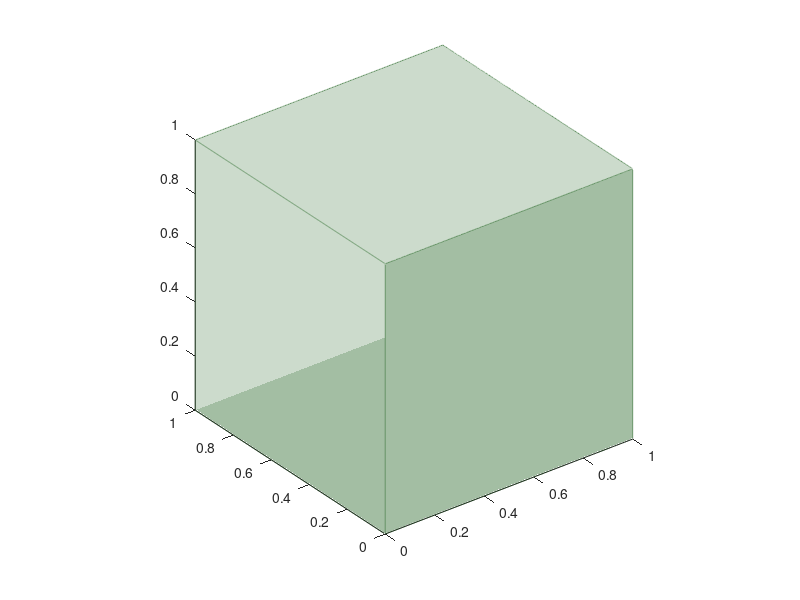

Write MATLAB code to recreate this figure. (Note: this script raises an error after producing the figure.)
%%%%%%%%%%%%%%%%%%%%%%%%%%%%%%%%%%%%%%%%%%%%%%%%%%%%
% Intro to Robotics, ME170A/ECE181A, Spring 2010
% Joey Durham
% May 21, 2010
%%%%%%%%%%%%%%%%%%%%%%%%%%%%%%%%%%%%%%%%%%%%%%%%%%%%

close all;

%define the 8 vertices of a cube
v = [0 0 0; 1 0 0; 1 1 0; 0 1 0; 0 0 1; 1 0 1; 1 1 1; 0 1 1]; 
%define the 6 faces in terms of the 8 vertices
f = [1 2 3 4; 5 6 7 8; 2 3 7 6; 1 4 8 5; 3 4 8 7; 1 2 6 5];
%set the color to 0 red, 0.3 green, and 0 blue for the 8 vertices

fvc = [0 .3 0; 0 .3 0; 0 .3 0; 0 .3 0; 0 .3 0; 0 .3 0; 0 .3 0; 0 .3 0;];

%set up the standard 3D view
view(3); axis square

%image the green translucent cube
patch('Vertices',v,'Faces',f,'FaceVertexCData',fvc,...
         'FaceColor','interp','EdgeColor','flat',...
          'FaceAlpha', 0.2)
      
%change the color to blue
fvc = [0 0 .6; 0 0 .6;0 0 .6;0 0 .6;0 0 .6;0 0 .6;0 0 .6;0 0 .6];

% scale and offset the cube to make a mini-cube inside
v = 0.5*v+[.25 .25 .25;.25 .25 .25;.25 .25 .25;...
        .25 .25 .25;.25 .25 .25;.25 .25 .25;.25 .25 .25;.25 .25 .25];

%image the blue translucent cube
patch('Vertices',v,'Faces',f,'FaceVertexCData',fvc,...
      'FaceColor','interp','EdgeColor','flat',...
      'FaceAlpha', 0.2)

tolerance = 0.001;

v = [1; 0; 0];
theta = pi;

Rtest = aatorm( v, theta );

[vtest, thetatest] = rmtoaa(Rtest);

if( (norm(v - vtest) < tolerance && abs(mod(abs(theta - thetatest),2*pi)) < tolerance) | ...
    (norm(v + vtest) < tolerance && abs(mod(abs(theta + thetatest),2*pi)) < tolerance) )
    disp('Test 1 passed')
else
    disp('*****Test 1 failed******')
    v
    vtest
    theta
    thetatest
end

v = [1; 0; 0];
theta = -pi;

Rtest = aatorm( v, theta );

[vtest, thetatest] = rmtoaa(Rtest);

if( (norm(v - vtest) < tolerance && abs(mod(abs(theta - thetatest),2*pi)) < tolerance) | ...
    (norm(v + vtest) < tolerance && abs(mod(abs(theta + thetatest),2*pi)) < tolerance) )
    disp('Test 2 passed')
else
    disp('*****Test 2 failed******')
    v
    vtest
    theta
    thetatest
end

v = [1; 0; 0];
theta = 0;

Rtest = aatorm( v, theta );

[vtest, thetatest] = rmtoaa(Rtest);

% This test is a little different, can't extract vector from identity
% rotation so angle and valid vector is all that's needed
if( (norm(vtest) - 1 < tolerance && abs(mod(abs(theta - thetatest),2*pi)) < tolerance) | ...
    (norm(vtest) - 1 < tolerance && abs(mod(abs(theta + thetatest),2*pi)) < tolerance) )
    disp('Test 3 passed')
else
    disp('*****Test 3 failed******')
    v
    vtest
    theta
    thetatest
end

v = [-1; 0; -1];
v = v/norm(v);
theta = -pi/6;

Rtest = aatorm( v, theta );

[vtest, thetatest] = rmtoaa(Rtest);

if( (norm(v - vtest) < tolerance && abs(mod(abs(theta - thetatest),2*pi)) < tolerance) | ...
    (norm(v + vtest) < tolerance && abs(mod(abs(theta + thetatest),2*pi)) < tolerance) )
    disp('Test 4 passed')
else
    disp('*****Test 4 failed******')
    v
    vtest
    theta
    thetatest
end

v = [-1; 10; -1];
v = v/norm(v);
theta = pi/6;

Rtest = aatorm( v, theta );

[vtest, thetatest] = rmtoaa(Rtest);

if( (norm(v - vtest) < tolerance && abs(mod(abs(theta - thetatest),2*pi)) < tolerance) | ...
    (norm(v + vtest) < tolerance && abs(mod(abs(theta + thetatest),2*pi)) < tolerance) )
    disp('Test 5 passed')
else
    disp('*****Test 5 failed******')
    v
    vtest
    theta
    thetatest
end
